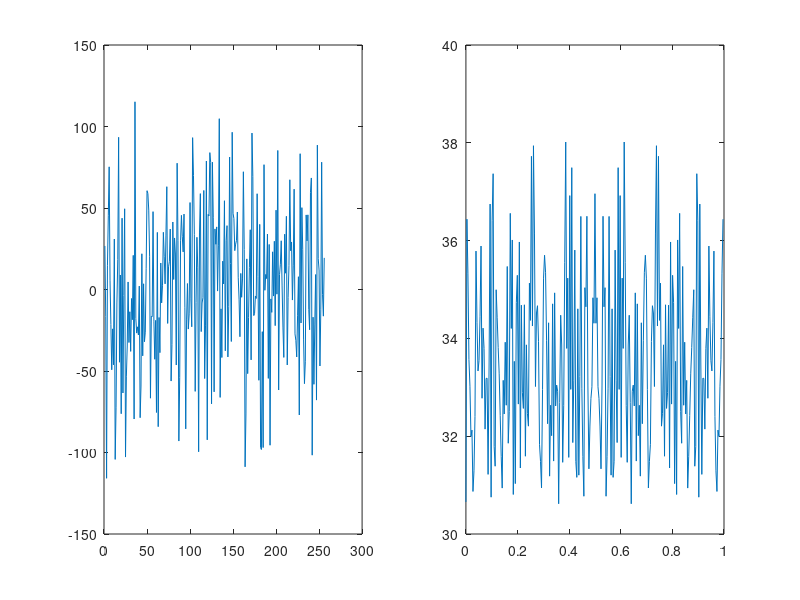

Recreate this plot in MATLAB.
clear all
clc
N = 256;
Nfft = 256;
n = 0 : 1 : (N-1);
fai1 = 2*pi*rand(1,N);
fai2 = 2*pi*rand(1,N);
fai3 = 2*pi*rand(1,N);
s1 = sqrt(2000)*cos(2*pi*0.1*n+fai1);
s2 = sqrt(2000)*cos(2*pi*0.25*n+fai2);
s3 = sqrt((10)^(2.7)*2)*cos(2*pi*0.27*n+fai3);
v = rand(1,N);
u = s1 + s2 + s3 + v;

r_u = xcorr(u , 'biased'); 
S_bt = fft(r_u , Nfft);
S_bt = abs(S_bt);
S_bt=10*log10(S_bt);
index = n/N;
subplot(1,2,1);
plot(u);
subplot(1,2,2);
plot(index ,S_bt);
